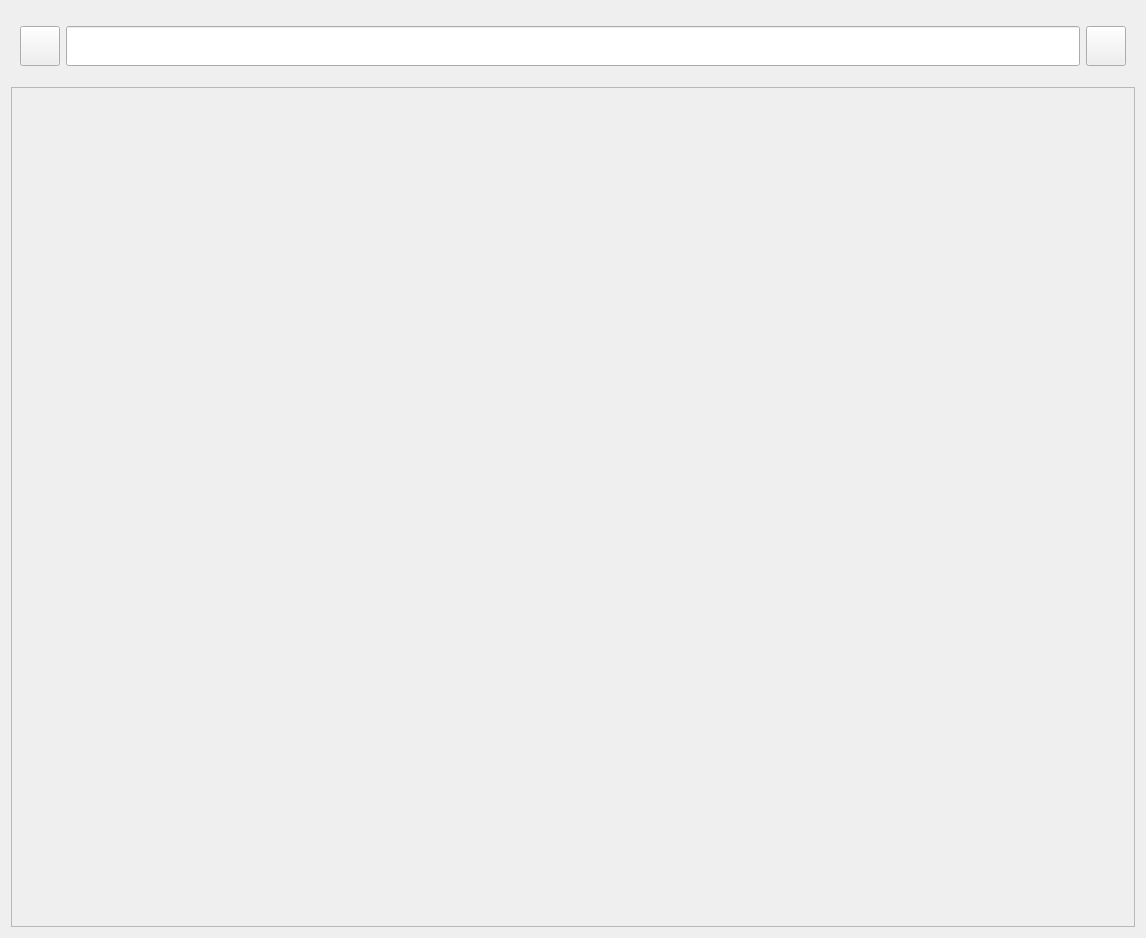
<?xml version="1.0" encoding="UTF-8"?>
<ui version="4.0">
 <class>MsgList</class>
 <widget class="QWidget" name="MsgList">
  <property name="geometry">
   <rect>
    <x>0</x>
    <y>0</y>
    <width>1146</width>
    <height>938</height>
   </rect>
  </property>
  <property name="windowTitle">
   <string>Form</string>
  </property>
  <layout class="QVBoxLayout" name="verticalLayout">
   <item>
    <widget class="QFrame" name="top_wid">
     <property name="sizePolicy">
      <sizepolicy hsizetype="Preferred" vsizetype="Fixed">
       <horstretch>0</horstretch>
       <verstretch>0</verstretch>
      </sizepolicy>
     </property>
     <property name="minimumSize">
      <size>
       <width>0</width>
       <height>70</height>
      </size>
     </property>
     <property name="styleSheet">
      <string notr="true">QFrame {border:none;},
QFrame {border:none;}</string>
     </property>
     <property name="frameShape">
      <enum>QFrame::StyledPanel</enum>
     </property>
     <property name="frameShadow">
      <enum>QFrame::Raised</enum>
     </property>
     <layout class="QHBoxLayout" name="horizontalLayout">
      <item>
       <widget class="QToolButton" name="toolButton">
        <property name="sizePolicy">
         <sizepolicy hsizetype="Fixed" vsizetype="Fixed">
          <horstretch>0</horstretch>
          <verstretch>0</verstretch>
         </sizepolicy>
        </property>
        <property name="minimumSize">
         <size>
          <width>40</width>
          <height>40</height>
         </size>
        </property>
        <property name="text">
         <string/>
        </property>
       </widget>
      </item>
      <item>
       <widget class="QLineEdit" name="lineEdit">
        <property name="sizePolicy">
         <sizepolicy hsizetype="Expanding" vsizetype="Fixed">
          <horstretch>0</horstretch>
          <verstretch>0</verstretch>
         </sizepolicy>
        </property>
        <property name="minimumSize">
         <size>
          <width>0</width>
          <height>40</height>
         </size>
        </property>
       </widget>
      </item>
      <item>
       <widget class="QPushButton" name="pushButton">
        <property name="sizePolicy">
         <sizepolicy hsizetype="Fixed" vsizetype="Fixed">
          <horstretch>0</horstretch>
          <verstretch>0</verstretch>
         </sizepolicy>
        </property>
        <property name="minimumSize">
         <size>
          <width>40</width>
          <height>40</height>
         </size>
        </property>
        <property name="styleSheet">
         <string notr="true">QToolButton {border:none;}</string>
        </property>
        <property name="text">
         <string/>
        </property>
       </widget>
      </item>
     </layout>
    </widget>
   </item>
   <item>
    <widget class="QScrollArea" name="scrollArea">
     <property name="widgetResizable">
      <bool>true</bool>
     </property>
     <widget class="QWidget" name="scrollAreaWidgetContents">
      <property name="geometry">
       <rect>
        <x>0</x>
        <y>0</y>
        <width>1126</width>
        <height>842</height>
       </rect>
      </property>
     </widget>
    </widget>
   </item>
  </layout>
 </widget>
 <resources/>
 <connections/>
</ui>
